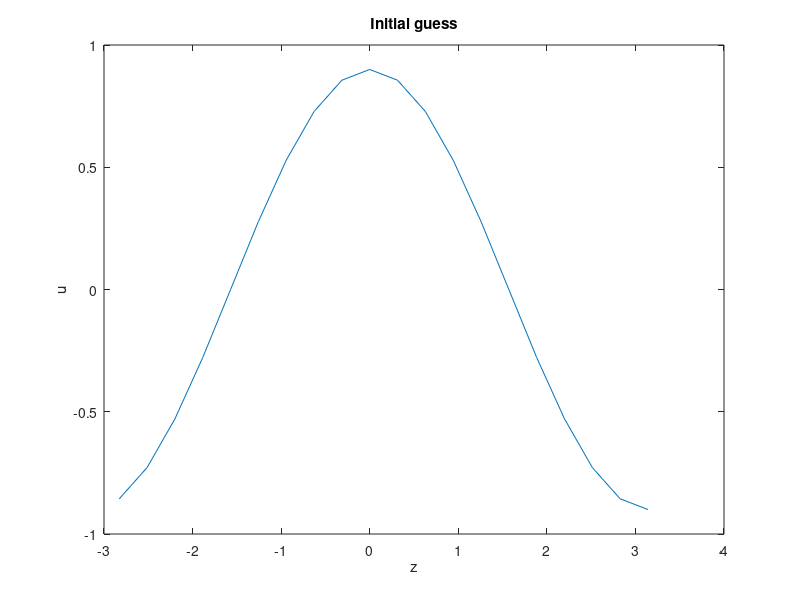

MATLAB code to generate this figure: (Note: this script raises an error after producing the figure.)
% Plot leading eigenvalue of the Floquet operator for the cubic SH eqn
% B(sigma;mu,k) = -(1 + k^2*(dz + i*sigma)^2)^2 + mu - 3*up^2
% Spatial coordinates: x direction
nz = 20; Lz = pi; hz = 2*pi/nz;  z = hz*(1:nz); z = Lz*(z-pi)/pi;
% Fourier differentiation matrix first order for t between -pi and pi
column = [0 .5*(-1).^(1:nz-1).*cot((1:nz-1)*hz/2)]';
Dz  = toeplitz(column,column([1 nz:-1:2]));
D2z = toeplitz([-pi^2/(3*hz^2)-1/6 .5*(-1).^(2:nz)./sin(hz*(1:nz-1)/2).^2]);
D4z = D2z^2;

wz = 2*pi*ones(1,nz)/nz; % integration weights for trapzoid rule - mean
z = z';
% Dx = -Dx;
Iz = speye(nz);

mesh_params.nz  = nz;  mesh_params.Lz  = Lz;  mesh_params.z   = z;    
mesh_params.Iz  = Iz;  mesh_params.wz  = wz;  
mesh_params.Dz  = Dz; mesh_params.D2z = D2z; mesh_params.D4z = D4z;

mu = 0.1;
c = 0;
k = 1.12; % unstable

p(1) = mu;
p(2) = k;

% initial guess
w0 = 0.9*cos(z(:));

mesh_params.w0 = w0; % reference profiles
mesh_params.w0z= Dz*w0;

u0 = [w0; c];

figure;plot(z,w0);title('Initial guess');xlabel('z');ylabel('u');drawnow;

% converge periodic orbit
my_rhs = @(u) SH_1D_cubic(u,p,mesh_params);
options = optimset('Jacobian','off','Display','iter','MaxIter',500,'Algorithm','levenberg-marquardt');
[u_out,fval,exitflag,output,jacobian] = fsolve(my_rhs,u0,options);

figure; hold on;
up = u_out(1:nz);
plot(z,up);title(['converged stationary SH solution \mu= ',num2str(mu)]);xlabel('z');ylabel('up');axis tight;
% pause;

sigmax = linspace(-k/2,k/2,501);
DN = @(u) -3*u.^2;
figure;hold on;
dd = [];

for i = 1:length(sigmax)
        sigma = 1i*sigmax(i);
        L = -((k*mesh_params.Dz + sigma*speye(nz))^2+(1)*speye(nz))^2 ...
        + spdiags(ones(nz,1)*mu,0,nz,nz)  ...
        + spdiags(DN(up),0,nz,nz);
    
        d = eig(full(L));
        plot(sigmax(i),max(real(d)),'.b');xlabel('\sigma_1');ylabel('max eigenvalue');drawnow;
        dd = [dd; max(real(d))];
end

k = 1.05; % stable

p(1) = mu;
p(2) = k;

% initial guess
w0 = 0.9*cos(z(:));

mesh_params.w0 = w0; % reference profiles
mesh_params.w0z= Dz*w0;

u0 = [w0; c];

figure;plot(z,w0);title('Initial guess');xlabel('z');ylabel('u');drawnow;

% converge periodic orbit
my_rhs = @(u) SH_1D_cubic(u,p,mesh_params);
options = optimset('Jacobian','off','Display','iter','MaxIter',500,'Algorithm','levenberg-marquardt');
[u_out,fval,exitflag,output,jacobian] = fsolve(my_rhs,u0,options);

figure; hold on;
up = u_out(1:nz);
plot(z,up);title(['converged stationary SH solution \mu= ',num2str(mu)]);xlabel('z');ylabel('up');axis tight;

dd2 = [];
figure;hold on;

for i = 1:length(sigmax)
        sigma = 1i*sigmax(i);
        L = -((k*mesh_params.Dz + sigma*speye(nz))^2+(1)*speye(nz))^2 ...
        + spdiags(ones(nz,1)*mu,0,nz,nz)  ...
        + spdiags(DN(up),0,nz,nz);
    
        d = eig(full(L));
        plot(sigmax(i),max(real(d)),'.b');xlabel('\sigma_1');ylabel('max eigenvalue');drawnow;
        dd2 = [dd2; max(real(d))];
end

figure;plot(sigmax,dd,'r',sigmax,dd2,'b','LineWidth',3);xlabel('$\sigma$','Interpreter','Latex');ylabel('max eigenvalue','Interpreter','Latex');
ax = gca;
ax.FontSize = 20;
ax.TickLabelInterpreter = 'latex';
legend('k=1.12','k=1.05')
axis([-0.4 0.4 -0.4 0.1])